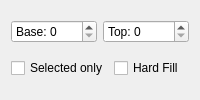
       <widget class="QWidget" name="tabRange">
        <attribute name="title">
         <string>Range</string>
        </attribute>
        <layout class="QVBoxLayout" name="verticalLayout">
         <item>
          <layout class="QVBoxLayout" name="verticalLayoutRange"/>
         </item>
         <item>
          <layout class="QHBoxLayout" name="horizontalLayout_2">
           <item>
            <widget class="KeysafeSpinBox" name="SpinBoxRangeBase">
             <property name="keyboardTracking">
              <bool>false</bool>
             </property>
             <property name="prefix">
              <string>Base: </string>
             </property>
             <property name="maximum">
              <number>255</number>
             </property>
            </widget>
           </item>
           <item>
            <widget class="KeysafeSpinBox" name="SpinBoxRangeTop">
             <property name="keyboardTracking">
              <bool>false</bool>
             </property>
             <property name="prefix">
              <string>Top: </string>
             </property>
             <property name="maximum">
              <number>255</number>
             </property>
            </widget>
           </item>
          </layout>
         </item>
         <item>
          <layout class="QHBoxLayout" name="horizontalLayout">
           <item>
            <widget class="QCheckBox" name="CheckBoxRangeSelectedOnly">
             <property name="text">
              <string>Selected only</string>
             </property>
            </widget>
           </item>
           <item>
            <widget class="QCheckBox" name="CheckBoxRangeHardFill">
             <property name="text">
              <string>Hard Fill</string>
             </property>
            </widget>
           </item>
          </layout>
         </item>
        </layout>
       </widget>
